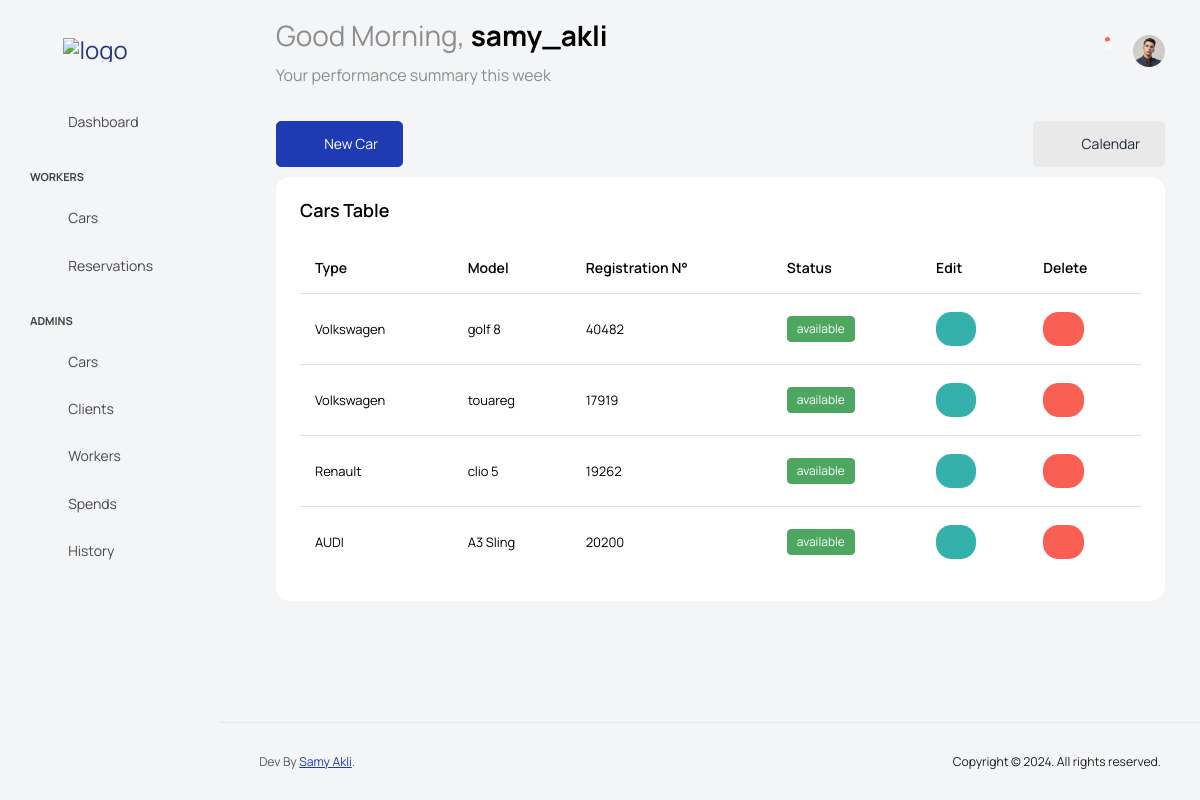
The page /cars (signed in) on the database as committed earlier.
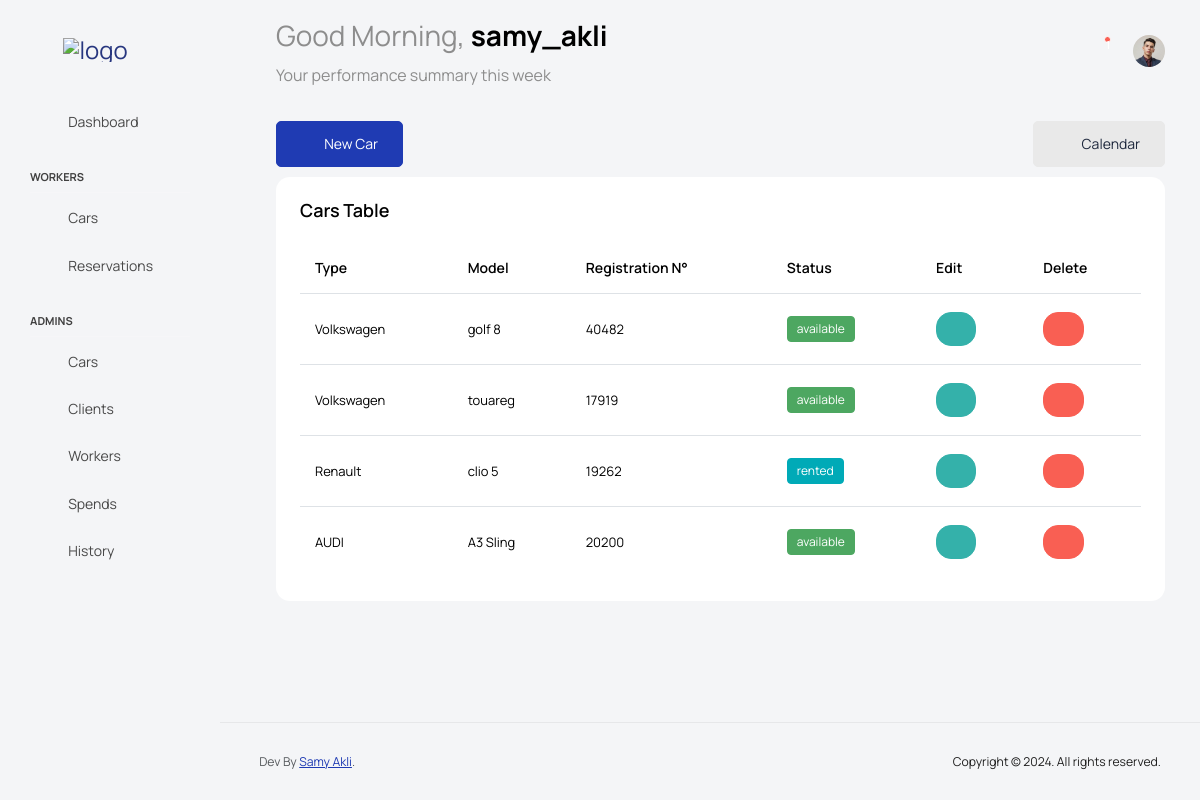
The same page on the database as committed later.
### car_rental/models.py (models this page shows, shortened)
class Car(models.Model):
    car_status = [
        ('available','Available'),
        ('broke','Broke'),
        ('unavailable','Unavailable'),
        ('rented','Rented'),
    ]
    type = models.ForeignKey(Category, on_delete=models.PROTECT, null=True, blank=True)
    model = models.CharField(max_length=50)
    model_year = models.IntegerField(null=True, blank=True)
    matricule = models.CharField(max_length=50, null=False, blank=False)
    car_picture = models.ImageField(upload_to='car-pictures/', null=True, blank=True)
    price_day = models.DecimalField(max_digits=10, decimal_places=2, null=False, blank=False)
    availability = models.BooleanField(default=True)
    status = models.CharField(max_length=50, choices=car_status, default='available', null=True, blank=True)
    problems = models.CharField(max_length=500, null=True, blank=True)
    problems_picture = models.ImageField(upload_to='car-pictures/', null=True, blank=True)
    color = models.CharField(max_length=10, null=True, blank=True)
    car_power = models.IntegerField(null=True, blank=True)
    created_at = models.DateTimeField(auto_now_add=True, null=True, blank=True)

class Category(models.Model):
    type = models.CharField(max_length=50)
    type_picture = models.ImageField(upload_to='tyoe-pictures/', null=True, blank=True)
    def __str__(self):
        return self.type

### car_rental/views.py (the view, shortened to what this page needs)
# urls.py: path('cars', views.cars, name='cars'),
@login_required
@permission_required('car_rental.can_view_cars', raise_exception=False)
def cars(request):
    notifications = Notification.objects.filter(recipient=request.user).order_by('-created_at')
    unread_notifications = notifications.filter(is_read=False)
    context = {
        'category': Category.objects.all(),
        'cars': Car.objects.all().order_by('-created_at'),
        'form': CarForm(),
        'notifications': notifications,
        'unread_notifications': unread_notifications,
    }
    return render(request, 'pages/cars.html', context)

### templates/pages/cars.html (shortened to what this page needs)
{% extends 'base.html' %}
{% block content %}
<div class="main-panel">
    <div class="content-wrapper">
      <div class="row">
        <div class="d-grid gap-2 d-flex justify-content-between">
          <button type="button" class="btn btn-primary btn-icon-text" data-bs-toggle="modal" data-bs-target="#exampleModal" data-bs-whatever="@mdo" style="margin-bottom: 10px;">
            <i class="ti-plus btn-icon-prepend"></i> New Car
          </button>
            <a type="button" class="btn btn-light btn-icon-text" style="margin-bottom: 10px;">
              <i class="ti-calendar btn-icon-prepend"></i> Calendar
            </a>
        </div>
        <div class="col-lg-12 grid-margin stretch-card">
          <div class="card">
            <div class="card-body">
              <h4 class="card-title">Cars Table</h4>
              <div class="table-responsive">
                <table class="table table-hover">
                  <thead>
                    <tr>
                      <th> Type </th>
                      <th> Model </th>
                      <th> Registration N° </th>
                      <th> Status </th>
                      <th> Edit </th>
                      <th> Delete </th>
                    </tr>
                  </thead>
                  <tbody>
                    {% for car in cars %}
                    <tr>
                      <td> {{car.type}} </td>
                      <td> {{car.model}} </td>
                      <td> {{car.matricule}} </td>
                      <td>
                        {% if car.status == 'available' %}
                        <label class="badge badge-success">{{car.status}}</label>
                        {% elif car.status == 'rented' %}
                        <label class="badge badge-info">{{car.status}}</label>
                        {% elif car.status == 'broke' %}
                        <label class="badge badge-warning">{{car.status}}</label>
                        {% elif car.status == 'unavailable' %}
                        <label class="badge badge-danger">{{car.status}}</label>
                        {% else %}
                        <label class="badge badge-dark">{{car.status}}</label>
                        {% endif %}
                      </td>
                      <td>
                        <a href="{% url "car_edit" car.id %}">
                          <button type="button" class="btn btn-success btn-rounded btn-icon btn-sm">
                            <i class="ti-pencil"></i>
                          </button>
                        </a>
                      </td>
                      <td>
                        <a href="{% url "car_delete" car.id %}">
                          <button type="button" class="btn btn-danger btn-rounded btn-icon btn-sm">
                            <i class="ti-trash"></i>
                          </button>
                        </a>
                      </td>
                    </tr>
                    {% endfor %}
                  </tbody>
                </table>
              </div>
            </div>
          </div>
        </div>
      </div>
    </div>
{% endblock %}

### templates/parts/navbar.html (shortened to what this page needs)
{% load static %}
<div class="container-scroller">
    <nav class="navbar default-layout col-lg-12 col-12 p-0 fixed-top d-flex align-items-top flex-row">
      <div class="text-center navbar-brand-wrapper d-flex align-items-center justify-content-start">
        <div class="me-3">
          <button class="navbar-toggler navbar-toggler align-self-center" type="button" data-bs-toggle="minimize">
            <span class="icon-menu"></span>
          </button>
        </div>
        <div>
          <a class="navbar-brand brand-logo" href="{% url 'stats' %}">
            <img src="{% static 'images/logog.png' %}" alt="logo"/>
          </a>
        </div>
      </div>
      <div class="navbar-menu-wrapper d-flex align-items-top">
        {% if user.is_authenticated %}
        <ul class="navbar-nav">
          <li class="nav-item fw-semibold d-none d-lg-block ms-0">
            <h1 class="welcome-text">Good Morning, <span class="text-black fw-bold">{{ user.username }}</span></h1>
            <h3 class="welcome-sub-text">Your performance summary this week </h3>
          </li>
        </ul>
        <ul class="navbar-nav ms-auto">
          <li class="nav-item">
            <form class="search-form" method="GET" action="{% url 'search' %}">
                <i class="icon-search"></i>
                <input type="search" class="form-control" name="q" placeholder="Search Here" title="Search here">
            </form>
          </li>
          <li class="nav-item dropdown">
            <a class="nav-link count-indicator" id="notificationDropdown" href="#" data-bs-toggle="dropdown">
                <i class="icon-bell"></i>
                <span class="count">
                    {{ unread_notifications.count }}
                </span>
            </a>
        </li>
        <li class="nav-item dropdown user-dropdown">
          <a class="nav-link" id="UserDropdown" href="#" data-bs-toggle="dropdown" aria-expanded="false">
            {% if user.worker.avatar %}
            <img class="img-xs rounded-circle" src="{{ user.worker.avatar.url }}" alt="Profile image">
            {% else %}
            <img class="img-xs rounded-circle" src="{% static 'images/faces/face28.png' %}" alt="Profile image">
            {% endif %}
          </a>
          {% endif %}
        </li>
      </div>
    </nav>

Rows that differ between the two databases and show on the page:
changed Car "clio 5": status "available" → "rented"
Other text that changed with them:
{{ unread_notifications.count }}: "0" → "1"
